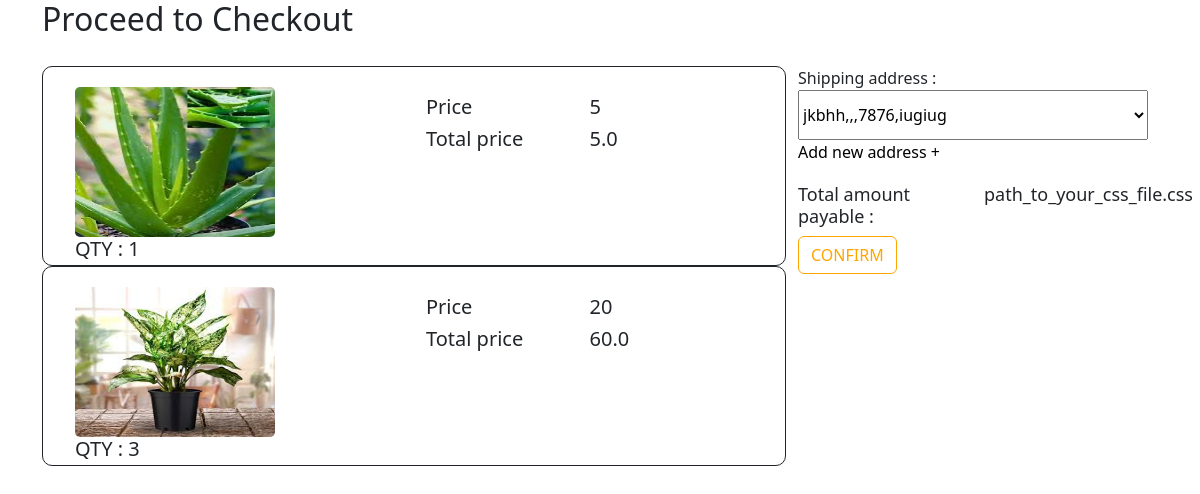
Screenshot of /ordersummary2/65/path_to_your_css_file.css (signed in) with the database file from the repository.
### app/models.py (models this page shows, shortened)
class Cart(models.Model):
    user=models.ForeignKey(User,on_delete=models.CASCADE)
    Plants=models.ForeignKey(Plants,on_delete=models.CASCADE)
    qty=models.IntegerField()
    price=models.FloatField()

class Plants(models.Model):
    p_id=models.TextField()
    name=models.TextField()
    p_catg=models.TextField()
    p_dis=models.TextField()
    price=models.IntegerField()
    offer_price=models.IntegerField()
    img=models.FileField()
    img2=models.FileField()
    stock=models.IntegerField()
    catg=models.ForeignKey(Category,on_delete=models.CASCADE)
    mcatg=models.ForeignKey(Main_cat,on_delete=models.CASCADE)

### app/views.py (the view)
# urls.py: path('ordersummary2/<price>/<total>',views.orderSummary2, name="ordersummary2"),
def orderSummary2(req,price,total):
    if 'user' in req.session:
        user=User.objects.get(username=req.session['user'])
        data=Address.objects.filter(user=user)
        cart=Cart.objects.filter(user=user)
        if req.method == 'POST':
            address=req.POST['address']
            addr=Address.objects.get(user=user,pk=address)
            req.session['address']=addr.pk
            return redirect("payment2")
        else:
            return render(req,'user/cart_buy.html',{'cart':cart,'data':data,'price':price,'total':total})
    else:
        return redirect(m_login)

### templates/user/cart_buy.html (shortened to what this page needs)
<!DOCTYPE html>
<html lang="en">
<head>
    <link href="https://cdn.jsdelivr.net/npm/bootstrap@5.3.3/dist/css/bootstrap.min.css" rel="stylesheet">
    {% load static %}
</head>
<body>
    <div class="container">
        <h2>Proceed to Checkout</h2>
    <div class="body">
        <div class="container os2">
          <div class="row">
            <div class="col-lg-8">
              {% for i in cart %}
              <div class="row row2">
                <div class="col-lg-6">
                  <img src="{{i.Plants.img.url}}" alt="">
                  <h3>QTY : {{i.qty}}</h3>
                </div>
                <div class="col-lg-6 col-lg-61">
                  <div class="row row3">
                    <div class="col-lg-6 col-xs-6">
                      <h3>Price </h3>
                      <h3>Total price </h3>
                    </div>
                    <div class="col-lg-6 col-xs-6">
                      <h3 class="offerPrice">{{i.Plants.offer_price}}</h3>
                      <h3 class="totalPrice">{{i.price}}</h3>
                    </div>
                  </div>
                </div>
              </div>
              {% endfor %}
            </div>
            <div class="col-lg-4">
              <form class="addressForm" action="" method="post" enctype="multipart/form-data">
                <label for="">Shipping address : </label><br>
                <select name="address" id="address">
                  {% for i in data %}
                  <option value="{{i.pk}}">{{i.name}},{{i.house}},{{i.street}},{{i.pin}},{{i.state}}</option>
                  {% endfor %}
                </select><br>
                <a href="../adrs">Add new address + </a>
                <div class="row row4">
                  <div class="col-lg-6">
                    <h3>Total amount payable : </h3>
                  </div>
                  <div class="col-lg-6">
                    <h3 class="offerPrice">{{total}}</h3>
                  </div>
                </div>
                <button type="submit" class="btn">CONFIRM</button>
              </form>
            </div>
          </div>
        </div>
      </div>
</body>
</html>

### templates/user/cart_buy.html (style rules this page uses)
.os2 { padding-top: 20px; }
.os2 .col-lg-8 .row2 { padding: 20px; height: 200px; border: 1px solid; border-radius: 10px; }
.os2 .col-lg-8 .row img { border-radius: 5px; width: 200px; height: 150px; }
.os2 .col-lg-8 h3 { font-size: 20px; }
.os2 .col-lg-8 .row3 { margin: 0; padding: 0; }
.os2 .col-lg-8 .row3 .col-xs-6 { padding: 0; }
.os2 a { text-decoration: none; color: black; }
.os2 .col-lg-4 #address { width: 350px; height: 50px; }
.os2 .row4 { margin-top: 20px; }
.os2 .row4 .col-lg-6 h3 { font-size: 18px; }
.os .btn,.address .btn1,.addressForm .btn { border-color: orange; color: orange; }

### rows the page displays
Cart: Plants.img (picture), qty "1", Plants.offer_price "5", price "5.0"
Cart: Plants.img (picture), qty "3", Plants.offer_price "20", price "60.0"

### other values shown
{{ total }} "path_to_your_css_file.css"
form field address "jkbhh,,,7876,iugiug"
